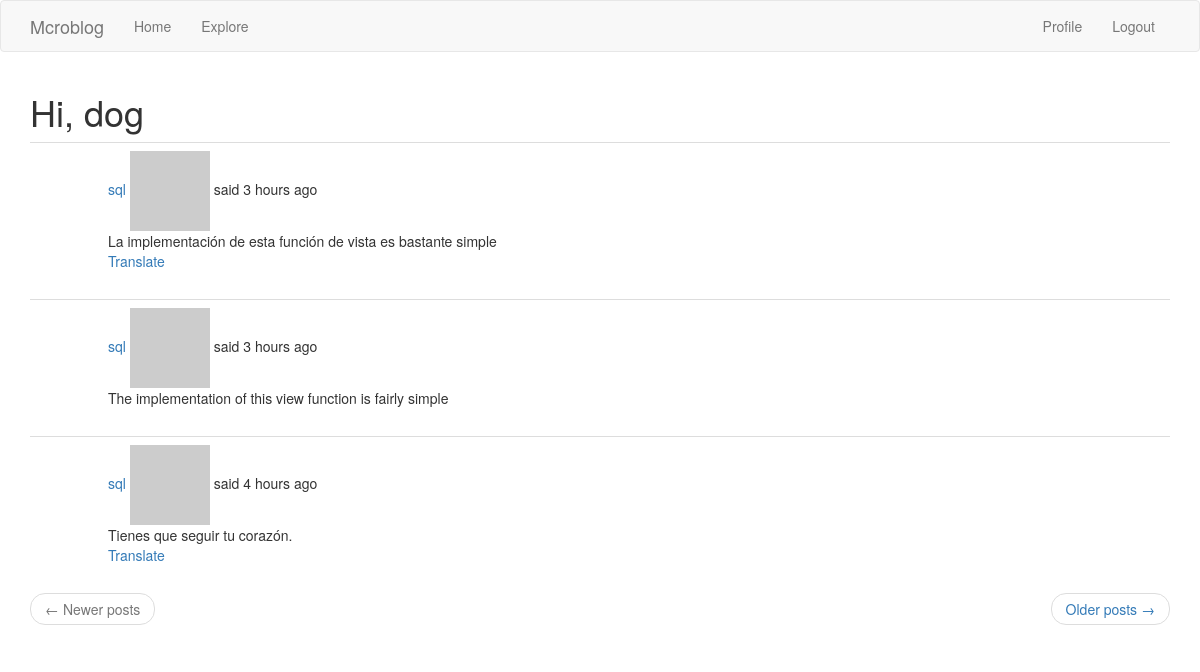
The page /explore (signed in) on the database as committed earlier.
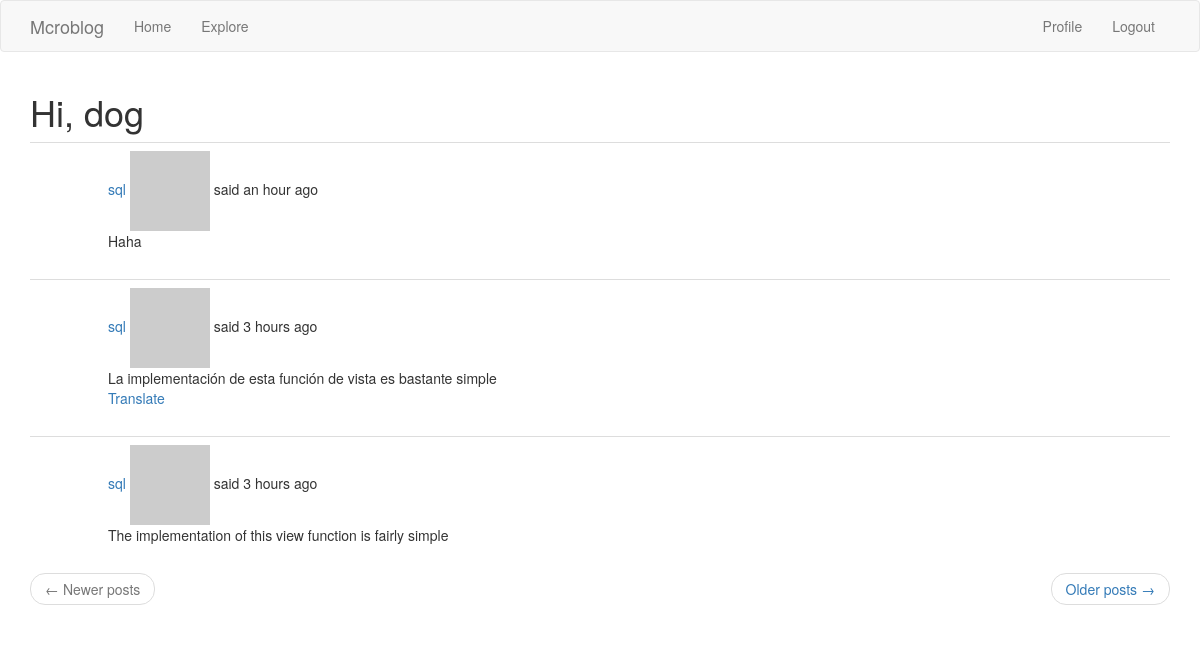
The same page on the database as committed later.
### app/models.py (models this page shows, shortened)
class Post(db.Model):
    id = db.Column(db.Integer, primary_key=True)
    body = db.Column(db.String(140))
    timestamp = db.Column(db.DateTime, index=True, default=datetime.utcnow)
    user_id = db.Column(db.Integer, db.ForeignKey('user.id'))
    language = db.Column(db.String(5))

class User(UserMixin, db.Model):
    id = db.Column(db.Integer, primary_key=True)
    username = db.Column(db.String(64), index=True, unique=True)
    email = db.Column(db.String(120), index=True, unique=True)
    password_hash = db.Column(db.String(128))
    posts = db.relationship('Post', backref='author', lazy='dynamic')
    about_me = db.Column(db.String(140))
    last_seen = db.Column(db.DateTime, default=datetime.utcnow)
    followed = db.relationship(
        'User', secondary=followers,
        primaryjoin=(followers.c.follower_id == id),
        secondaryjoin=(followers.c.followed_id == id),
        backref=db.backref('followers', lazy='dynamic'),
        lazy='dynamic'
    )
    def avatar(self, size):
        digest = md5(self.email.lower().encode('utf-8')).hexdigest()
        return 'https://www.gravatar.com/avatar/{}?d=identicon&s={}'.format(digest, size)

### app/main/routes.py (the view)
@bp.route('/explore')
@login_required
def explore():
    page = request.args.get('page', 1, type=int)
    posts = Post.query.order_by(Post.timestamp.desc()).paginate(
        page, current_app.config['POSTS_PER_PAGE'], False)
    next_url = url_for('main.explore', page=posts.next_num) \
        if posts.has_next else None
    prev_url = url_for('main.explore', page=posts.prev_num) \
        if posts.has_prev else None
    return render_template('index.html', title=_('Explore'),
                           posts=posts.items, next_url=next_url,
                           prev_url=prev_url)

### app/main/routes.py (called while the page is built)
@bp.before_app_request
def before_request():
    if current_user.is_authenticated:
        current_user.last_seen = datetime.utcnow()
        db.session.commit()
    g.locale = str(get_locale())

### app/models.py (called while the page is built)
@login.user_loader
def load_user(id):
    return User.query.get(int(id))

### app/templates/index.html (shortened to what this page needs)
{% extends "base.html" %}
{% import 'bootstrap/wtf.html' as wtf %}
{% block app_content %}
    <h1> {{ _('Hi, %(username)s', username=current_user.username) }}</h1>
    {% for post in posts %}
        {% include '_post.html' %}
    {% endfor %}
    <nav aria-label="...">
        <ul class="pager">
            <li class="previous{% if not prev_url %} disabled{% endif %}">
                <a href="{{ prev_url or '#' }}">
                    <span aria-hidden="true">&larr;</span> Newer posts
                </a>
            </li>
            <li class="next{% if not next_url %} disabled{% endif %}">
                <a href="{{ next_url or '#' }}">
                    Older posts <span aria-hidden="true">&rarr;</span>
                </a>
            </li>
        </ul>
    </nav>
{% endblock %}

### app/templates/_post.html (shortened to what this page needs)
<table class="table table-hover">
    <tr>
        <td width="70px">
        </td>
        <td>
            <a href="{{ url_for('main.user', username=post.author.username) }}">
                {{ post.author.username }}
            </a>
            {{ _('%(username)s said %(when)s', username=user_link, when=moment(post.timestamp).fromNow()) }}
        <br>
            <span id="post{{ post.id }}">{{ post.body }}</span>
            {% if post.language and post.language != g.locale %}
                <br>
                <span id="translation{{ post.id }}">
                    <a href="javascript:translate(
                                                  '#post{{ post.id }}',
                                                  '#translation{{ post.id }}',
                                                  '{{ post.language }}',
                                                  '{{ g.locale }}');">{{ _('Translate') }}</a>
                </span>
            {% endif %}
        </td>
    </tr>
</table>

Rows that differ between the two databases and show on the page:
no longer on this page (row unchanged): Post: author.username "sql", body "Tienes que seguir tu corazón."
added Post: author.username "sql", body "Haha"
